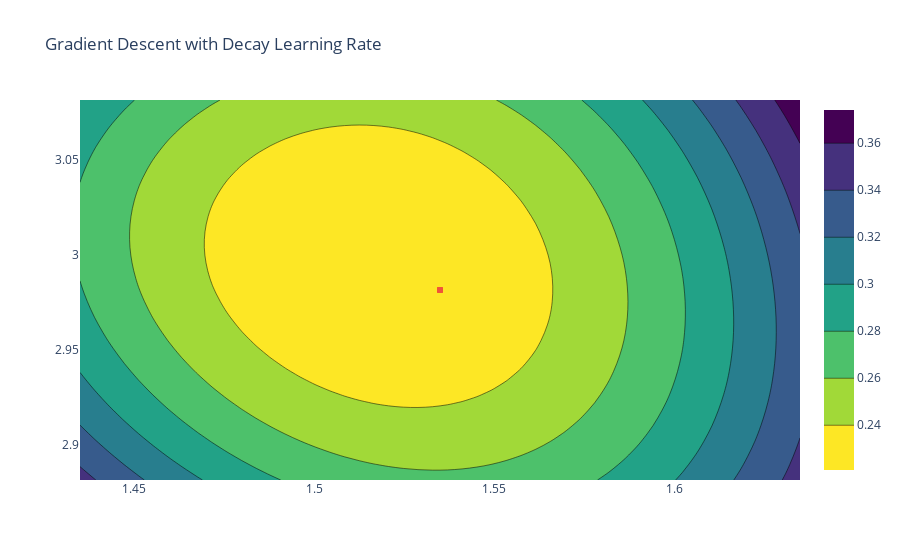

This figure's notebook cell:
### Code cell
contour_plot('Gradient Descent with Decay Learning Rate', thetas_decay, average_squared_loss, sin_model, x, y)
